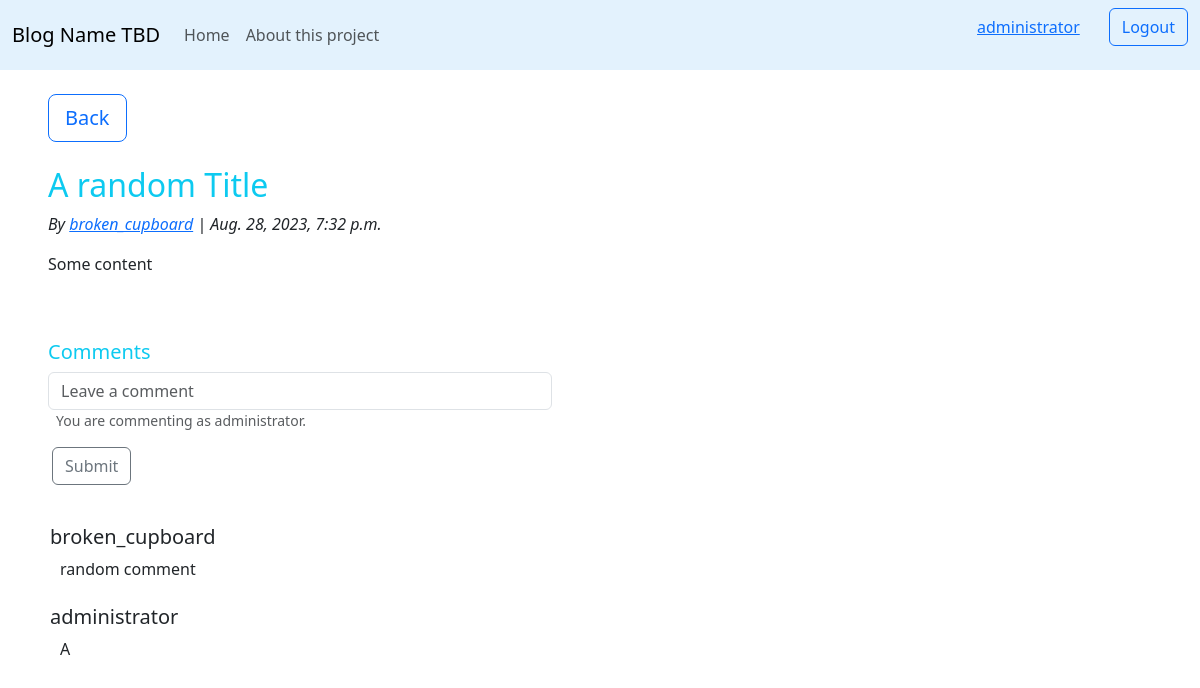
The app's page /article/7 (signed in) with its own data.
### blogApp/models.py (models this page shows, shortened)
class Blog_Post(models.Model):
    user_name = models.CharField(max_length=122)
    title = models.CharField(max_length=122, default="")
    post_content = models.TextField()
    date = models.DateTimeField()

class Comments(models.Model):
    user_name = models.CharField(max_length=122)
    comment = models.TextField()
    art_id = models.ForeignKey(Blog_Post, on_delete=models.CASCADE)

### blogApp/views.py (the view, shortened to what this page needs)
# urls.py: path('article/<number>', views.display_post, name='display'),
def display_post (request, number):
    if request.method=='GET':
        post = Blog_Post.objects.get(id=number)
        comm = Comments.objects.filter(art_id=post)
        context={
            'post':post,
            'comm':comm
        }
        return render (request, 'display.html', context)

### templates/display.html (shortened to what this page needs)
{% extends 'base.html' %}
{% block body %}
    <div class="mx-5">
        <a type="button" class="btn btn-outline-primary btn-lg mr-2 mt-4 " href="{% url 'blogApp:home' %}">Back</a>
    </div>
    <h2 class="text-info mx-5 mt-4">{{post.title}}</h2>
    <i class="mx-5">By <a href="{% url 'blogApp:user' post.user_name %}">{{post.user_name}}</a> | {{post.date}} </i>
    <p class="mx-5 my-3">{{post.post_content}}</p>
    <br>
    <h5 class="text-info mx-5 mt-4">Comments</h5>
    {% if user.is_authenticated%}
    <div class="col-6">
    <form action="{% url 'blogApp:display' post.pk %}" method="post" class="mx-5" >
        <input type="text" class="form-control" id="comment" name="comment" aria-describedby="comdis" placeholder="Leave a comment">
        <small id="comdis" class="form-text text-muted px-2">You are commenting as {{user.get_username}}.</small>
        <br>
        <button type="submit" class="btn btn-outline-secondary my-3 mx-1" href="{% url 'blogApp:display' post.pk %}">Submit</button>
    </form>
    </div>
    {% else%}
        <h6 class="text-info align-middle mx-5 mt-4">Log in or sign up to leave a comment</h6>
    {% endif %}
    <div style="margin-left: 50px">
        {% for entry in comm %}
            <h5 class="mt-4">{{entry.user_name}}</h5>
            <p style="margin-left: 10px">{{entry.comment}}</p>
        {% endfor %}
    </div>
{% endblock body %}

### templates/base.html (shortened to what this page needs)
{%extends 'base_wo_buttons.html' %}
{% block auth_buttons%}
    <div class="pb-3 mx-3">
        <a type="button" class="btn btn-link" href="{% url 'blogApp:user' user.get_username %}">{{user.get_username}}</a>
    </div>
    <div>
        <form action="{% url 'blogApp:logout' %}" method="get">
            <button type="submit" class="btn btn-outline-primary" href="{% url 'blogApp:logout'%}">Logout</button>
        </form>
    </div>
{% endblock auth_buttons%}

### records on screen
Blog_Post: title "A random Title", user_name "broken_cupboard", date "Aug. 28, 2023, 7:32 p.m.", post_content "Some content"
Comments: user_name "broken_cupboard", comment "random comment"
Comments: user_name "administrator", comment "A"

### other values on screen
{{ user.get_username }} "administrator"
